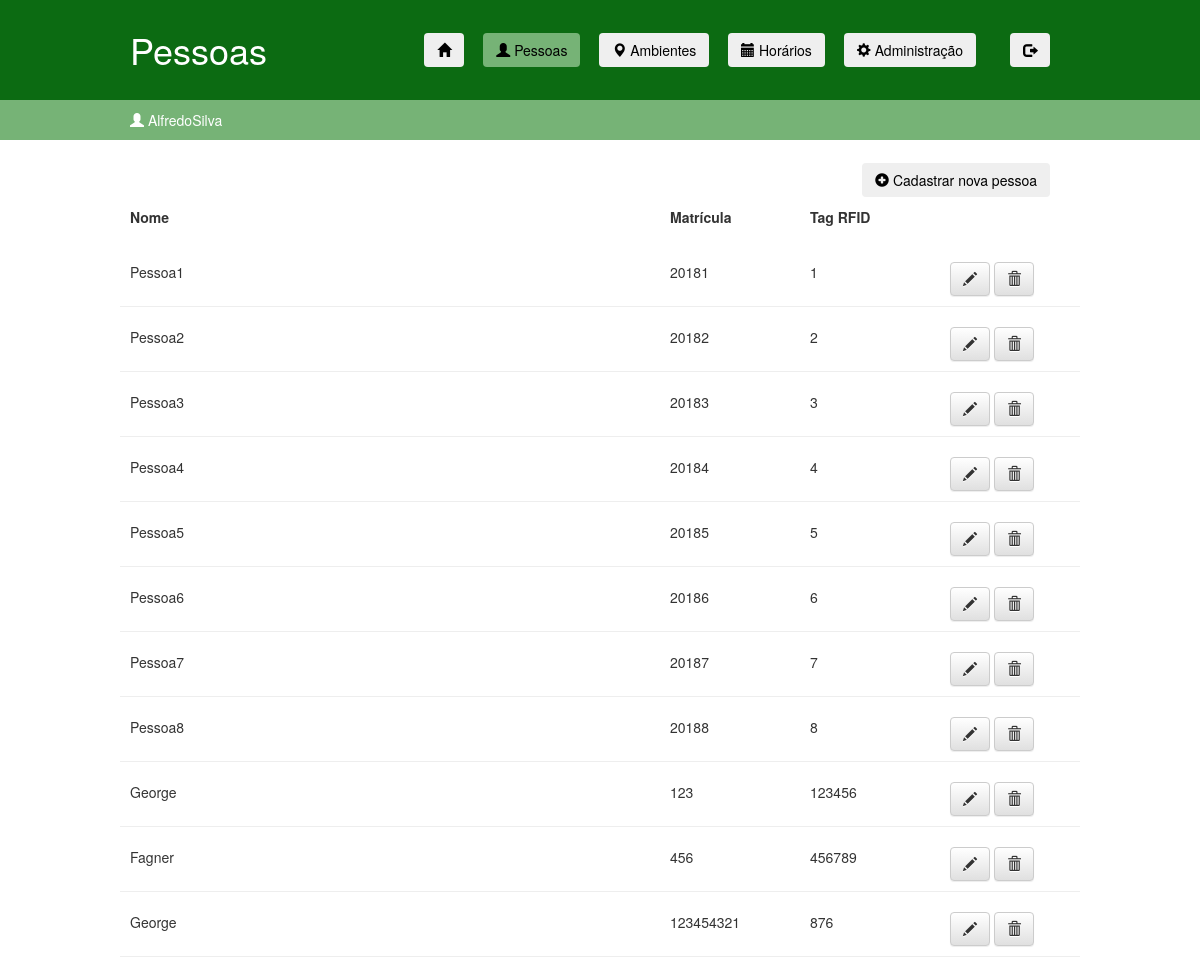
Before: /people.html (signed in) with the older database file.
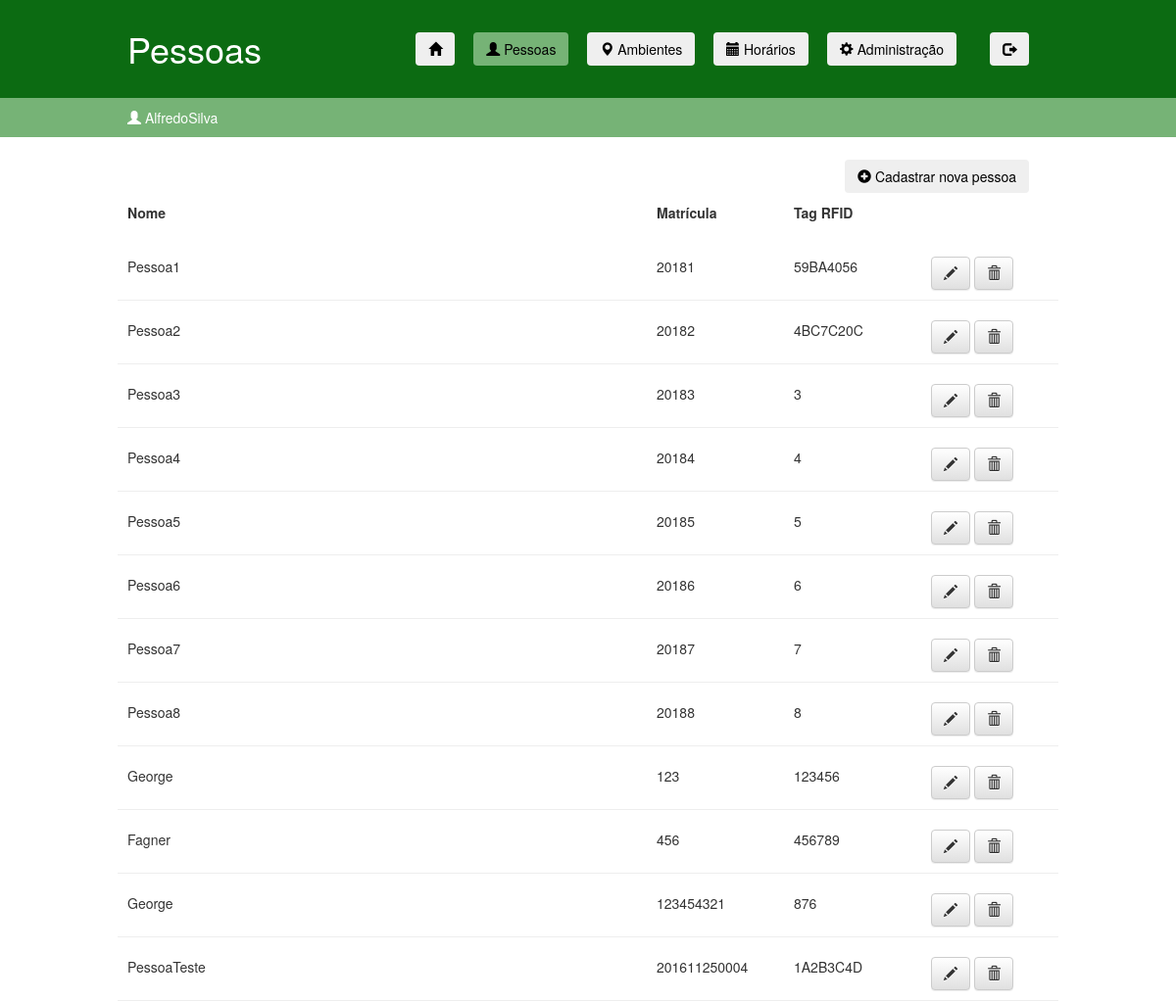
After: the same page with the newer database file.
### ifaccapp/models.py (models this page shows, shortened)
class Person(models.Model):
    name = models.CharField(null=True, max_length=100, verbose_name="Nome")
    registration = models.BigIntegerField(primary_key=True, verbose_name="Matrícula")  # matrícula
    tag = models.CharField(null=True, max_length=100)

### ifaccapp/views.py (the view)
# urls.py: path('people.html', views.people, name='people'),
@login_required(redirect_field_name = None, login_url='/login.html')
def people(request):
    people = Person.objects.all()
    return render(request, 'ifaccapp/people.html', {'people': people})

### ifaccapp/templates/ifaccapp/people.html (shortened to what the changed rows need)
<!DOCTYPE html>
{% load static %}
<html lang="pt-br">
    <head>
        <link rel="stylesheet" href="https://maxcdn.bootstrapcdn.com/bootstrap/3.2.0/css/bootstrap.min.css">
        <link rel="stylesheet" href="https://maxcdn.bootstrapcdn.com/bootstrap/3.2.0/css/bootstrap-theme.min.css">
        <link rel="stylesheet" href="{% static 'css/ifaccapp.css' %}">
    </head>
    <body>
        <div class="page-header" style="border: none">
            <div class="linha">
                <header>
                    <div class="coluna col3">
                        <h1 class="logo">Pessoas</h1>
                    </div>
                </header>
            </div>
        </div>
        <div class="content-people">
            {% for person in people %}
                <div class="linha" style="padding: 20px 0 10px 0; border-bottom: 1px solid #eee">
                    <div class="coluna col7">
                        {{ person.name }}
                    </div>
                    <div class="coluna col2">
                        {{ person.registration }}
                    </div>
                    <div class="coluna col2">
                        {{ person.tag }}
                    </div>
                    <div class="coluna col2">
                        <a class="btn btn-default" href="{% url 'edit_person' pk=person.pk %}"><span class="glyphicon glyphicon-pencil"></span></a>
                        <a class="btn btn-default" href="{% url 'remove_person' pk=person.pk %}"><span class="glyphicon glyphicon-trash"></span></a>
                    </div>
                </div>
            {% endfor %}
        </div>
    </body>
</html>

Changed rows visible on the page:
changed Person "Pessoa1": tag "1" → "59BA4056"
changed Person "Pessoa2": tag "2" → "4BC7C20C"
added Person: name "PessoaTeste", registration "201611250004", tag "1A2B3C4D"
